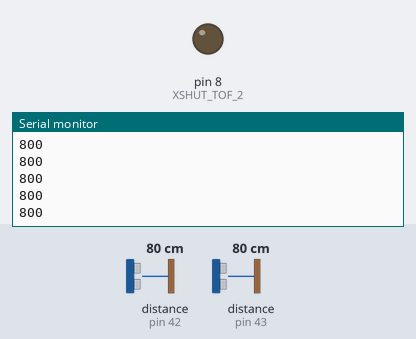
A sketch run on a simulated Arduino Uno, built with avr-gcc and run on an emulated ATmega328P. On the bench: output pins drawn as LEDs (lit = HIGH), the last lines printed to the serial monitor. Inputs (shaded band) come from the test bench; at power-on: distance to the obstacle (sensors on pin 42, pin 43) 80 cm.

Above: at 1.2 s.
1.3 s: distance to the obstacle (sensor on pin 42) set to 2 cm
At 2.4 s:
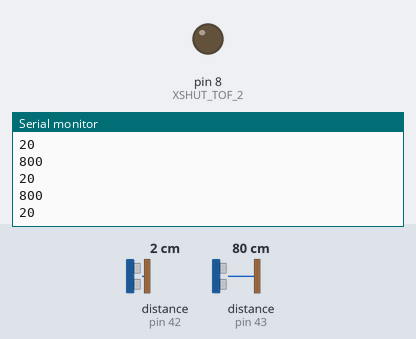
2.8 s: distance to the obstacle (sensor on pin 43) set to 4 cm
At 3.6 s:
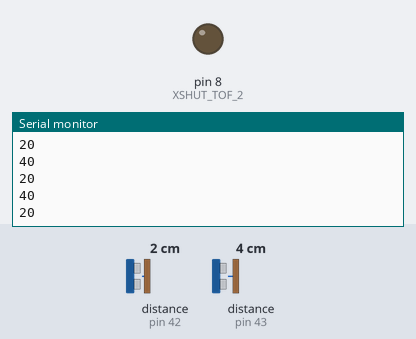
4.3 s: distance to the obstacle (sensor on pin 42) set to 9 cm
At 5.1 s:
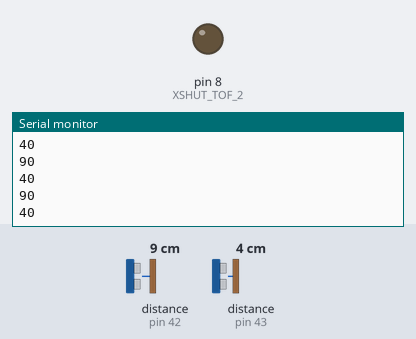
5.8 s: distance to the obstacle (sensor on pin 43) set to 18 cm
At 6.9 s:
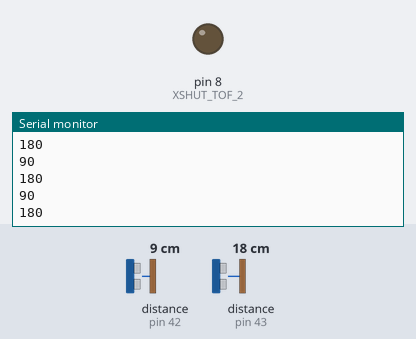
Timing chart, 0 to 8.3 s (numbered marks = the images above; inputs shaded):
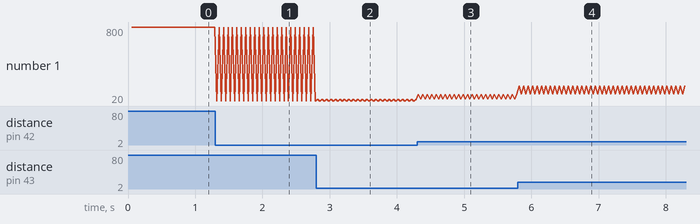

The sketch:

lesson_07_tof_2_sensors.ino
```cpp
#include <VL53L0X.h>
#include <Wire.h>

#define XSHUT_TOF_1  7
#define XSHUT_TOF_2  8

#define TOF_1_ADDR  0x2A
#define TOF_2_ADDR  0x2B

VL53L0X tof_1;
VL53L0X tof_2;


void setup() {
  Serial.begin(9600);
  while (!Serial) {
    ; // ожидаем подключения монитора порта
  }

  // деактивируем оба модуля, чтобы избежать конфликтов адрессации
  pinMode(XSHUT_TOF_1, OUTPUT);
  pinMode(XSHUT_TOF_2, OUTPUT);

  Wire.begin();   // активируем интерфейс I2C, arduino будем мастером

  // назначаем адрес первому модулю, активируем его и ожидаем выхода на нормальный режим работы
  tof_1.setAddress(TOF_1_ADDR);
  pinMode(XSHUT_TOF_1, INPUT);
  delay(10);

  // назначаем адрес второму модулю, активируем его и ожидаем выхода на нормальный режим работы
  tof_2.setAddress(TOF_2_ADDR);
  pinMode(XSHUT_TOF_2, INPUT);
  delay(10);

  // задаем таймаут ожидания данных для каждого модуля
  tof_1.setTimeout(1000);
  tof_2.setTimeout(1000);

  // инициализируем модули
  if (tof_1.init() == 0) {
    Serial.println("Не удалось обнаружить и инициализировать датчик 1!");
    while (1) {}
  }

  if (tof_2.init() == 0) {
    Serial.println("Не удалось обнаружить и инициализировать датчик 2!");
    while (1) {}
  }

  // запускаем модули в continuius режиме измерений
  tof_1.startContinuous();
  tof_2.startContinuous();
}

int distance_1 = 0;
int distance_2 = 0;

void loop() {
  distance_1 = tof_1.readRangeContinuousMillimeters();
  if (tof_1.timeoutOccurred()) {
    Serial.println(" ТАЙМАУТ");
  } else {
    Serial.println(distance_1);
  }

  distance_2 = tof_2.readRangeContinuousMillimeters();
  if (tof_2.timeoutOccurred()) {
    Serial.println(" ТАЙМАУТ");
  } else {
    Serial.println(distance_2);
  }
}
```

Measured:
- after the input at 1.3 s, the serial monitor: prints a new line at once (image 1)
- after the input at 2.8 s, the serial monitor: prints a new line at once (image 2)
- after the input at 4.3 s, the serial monitor: prints a new line at once (image 3)
- after the input at 5.8 s, the serial monitor: prints a new line at once (image 4)
- plotted number 1: 800 → 20 after the input at 1.3 s, 20 → 40 after the input at 2.8 s, 40 → 90 after the input at 4.3 s, 90 → 180 after the input at 5.8 s
